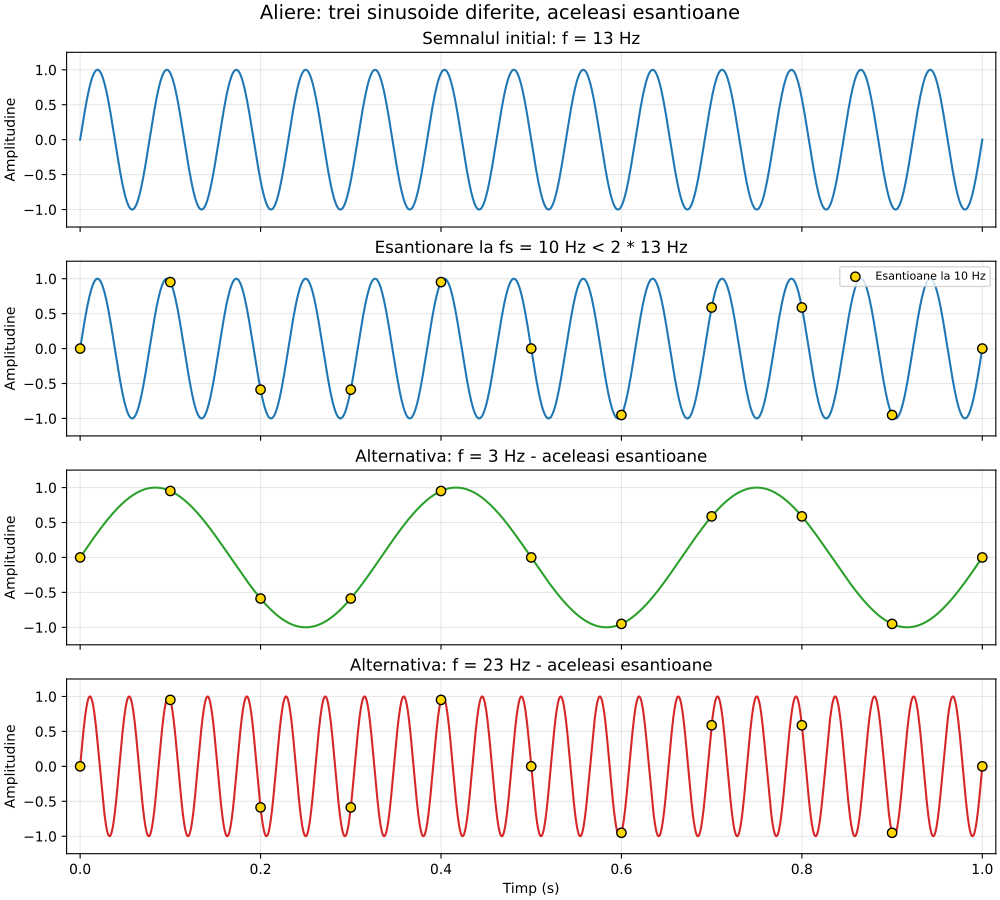

Write Python code to recreate this figure.
# Laboratorul 4 - Exercitiul 2: fenomenul de aliere la esantionare.

import numpy as np  # Importam functiile numerice pentru vectori si sinus.
import matplotlib.pyplot as plt  # Importam functiile pentru realizarea graficelor.

f0 = 13  # Alegem frecventa semnalului initial: 13 Hz.
fs = 10  # Alegem frecventa de esantionare: 10 Hz, mai mica decat 2*f0 = 26 Hz.
f1 = f0 - fs  # Prima alternativa are frecventa 3 Hz; diferenta fata de f0 este -fs.
f2 = f0 + fs  # A doua alternativa are frecventa 23 Hz; diferenta fata de f0 este +fs.
durata = 1  # Observam semnalele timp de o secunda.

t = np.linspace(0, durata, 5000)  # Folosim multe puncte doar pentru a desena curbele neted.
n = np.arange(int(fs * durata) + 1)  # Construim indicii de esantionare: 0, 1, ..., 10.
t_n = n / fs  # Momentele esantioanelor sunt t_n = n/fs: 0, 0.1, ..., 1 secunda.

x0 = np.sin(2 * np.pi * f0 * t)  # Semnalul initial: x0(t) = sin(2*pi*13*t), amplitudine 1, faza 0.
x1 = np.sin(2 * np.pi * f1 * t)  # Prima alternativa: x1(t) = sin(2*pi*3*t), amplitudine 1, faza 0.
x2 = np.sin(2 * np.pi * f2 * t)  # A doua alternativa: x2(t) = sin(2*pi*23*t), amplitudine 1, faza 0.

es0 = np.sin(2 * np.pi * f0 * t_n)  # Calculam esantioanele semnalului de 13 Hz.
es1 = np.sin(2 * np.pi * f1 * t_n)  # Calculam separat esantioanele semnalului de 3 Hz.
es2 = np.sin(2 * np.pi * f2 * t_n)  # Calculam separat esantioanele semnalului de 23 Hz.

aceleasi_1 = np.allclose(es0, es1, atol=1e-12)  # Verificam daca esantioanele de 13 Hz si 3 Hz coincid numeric.
aceleasi_2 = np.allclose(es0, es2, atol=1e-12)  # Verificam daca esantioanele de 13 Hz si 23 Hz coincid numeric.
print('Esantionare sub-Nyquist pentru semnalul initial:', fs < 2 * f0)  # Verificam 10 < 26.
print('Aceleasi esantioane pentru 13 Hz si 3 Hz:', aceleasi_1)  # Rezultatul trebuie sa fie True.
print('Aceleasi esantioane pentru 13 Hz si 23 Hz:', aceleasi_2)  # Rezultatul trebuie sa fie True.
print('Diferenta maxima intre es0 si es1:', np.max(np.abs(es0 - es1)))  # Masuram eroarea numerica.
print('Diferenta maxima intre es0 si es2:', np.max(np.abs(es0 - es2)))  # Masuram si a doua eroare.

fig, axe = plt.subplots(4, 1, figsize=(10, 9), sharex=True, constrained_layout=True)  # Cream patru grafice suprapuse.
fig.suptitle('Aliere: trei sinusoide diferite, aceleasi esantioane', fontsize=14)  # Adaugam titlul general.

axe[0].plot(t, x0, color='C0')  # Desenam semnalul initial fara marcajele de esantionare.
axe[0].set_title('Semnalul initial: f = 13 Hz')  # Precizam frecventa semnalului initial.

axe[1].plot(t, x0, color='C0')  # Redesenam semnalul initial, acum impreuna cu esantioanele.
axe[1].scatter(t_n, es0, color='gold', edgecolors='black', s=45, zorder=3, label='Esantioane la 10 Hz')  # Marcam valorile esantionate.
axe[1].set_title('Esantionare la fs = 10 Hz < 2 * 13 Hz')  # Evidentiem faptul ca rata de esantionare este insuficienta.
axe[1].legend(loc='upper right', fontsize=8)  # Explicam semnificatia punctelor galbene.

axe[2].plot(t, x1, color='C2')  # Desenam sinusoida alternativa de 3 Hz.
axe[2].scatter(t_n, es1, color='gold', edgecolors='black', s=45, zorder=3)  # Marcam esantioanele calculate pentru aceasta sinusoida.
axe[2].set_title('Alternativa: f = 3 Hz - aceleasi esantioane')  # Precizam ca esantioanele coincid.

axe[3].plot(t, x2, color='C3')  # Desenam sinusoida alternativa de 23 Hz.
axe[3].scatter(t_n, es2, color='gold', edgecolors='black', s=45, zorder=3)  # Marcam si esantioanele celei de-a doua alternative.
axe[3].set_title('Alternativa: f = 23 Hz - aceleasi esantioane')  # Precizam a doua frecventa alternativa.

for ax in axe:  # Configuram identic cele patru grafice, pentru a le compara usor.
    ax.set_xlim(-0.015, durata + 0.015)  # Lasam putin spatiu ca sa vedem complet punctele de la capete.
    ax.set_ylim(-1.25, 1.25)  # Folosim aceeasi scara pentru amplitudine.
    ax.set_ylabel('Amplitudine')  # Etichetam axa verticala.
    ax.grid(True, alpha=0.3)  # Adaugam o grila discreta.

axe[-1].set_xlabel('Timp (s)')  # Etichetam axa timpului, comuna tuturor graficelor.
fig.savefig('ex2.pdf')  # Salvam intreaga figura in format PDF vectorial.
plt.show()  # Afisam figura in Spyder sau intr-o fereastra Matplotlib.
